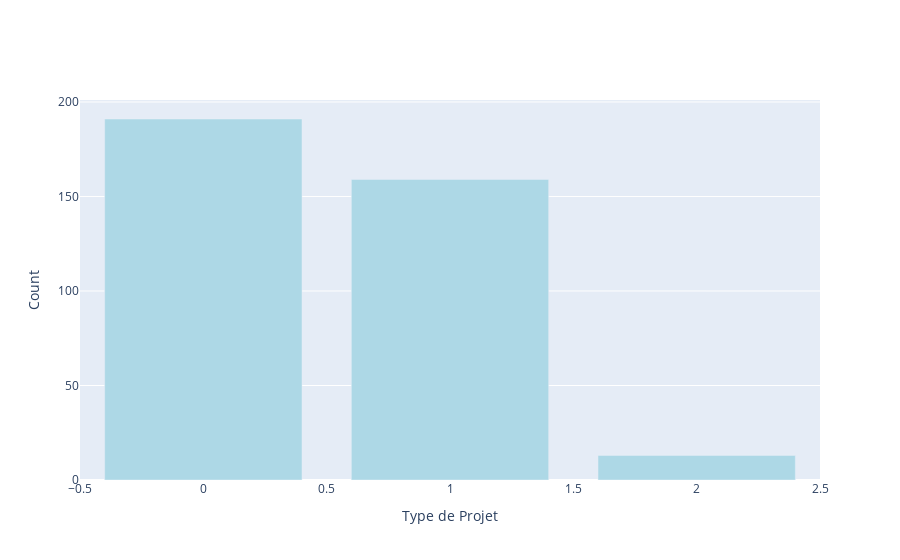

The notebook cell saved with this chart:
### Code cell
fig = go.Figure()
fig.add_trace(go.Bar(
    y = df4["TypeProjet"].value_counts(),
    marker_color='lightblue'))
fig.update_yaxes(title='Count')
fig.update_xaxes(title='Type de Projet')
fig.show()

### Figure 1 — Plotly figure (JSON) as saved in the notebook; plotly's stock layout.template omitted (floating-point values rounded to 4 significant figures)
{"data": [{"marker": {"color": "lightblue"}, "type": "bar", "y": [191, 159, 13]}], "layout": {"xaxis": {"title": {"text": "Type de Projet"}}, "yaxis": {"title": {"text": "Count"}}}}
